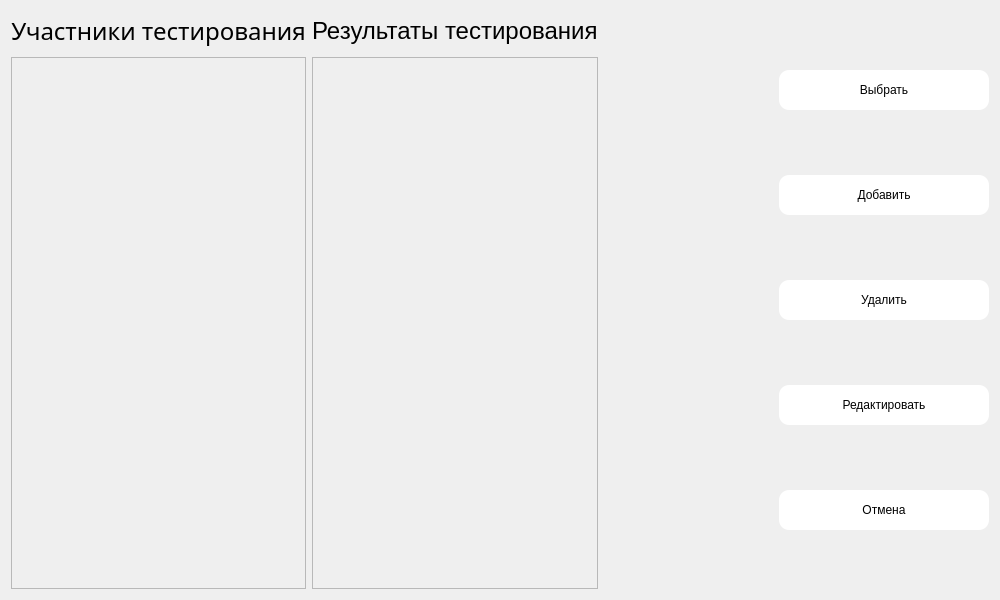
<?xml version="1.0" encoding="UTF-8"?>
<ui version="4.0">
 <class>PsychoResultWidget</class>
 <widget class="QWidget" name="PsychoResultWidget">
  <property name="geometry">
   <rect>
    <x>0</x>
    <y>0</y>
    <width>1000</width>
    <height>600</height>
   </rect>
  </property>
  <property name="windowTitle">
   <string>Form</string>
  </property>
  <property name="styleSheet">
   <string notr="true">QWidget#PsychoResultWidget {
            background-image: url(&quot;:/pictures/back.png&quot;);
}</string>
  </property>
  <layout class="QHBoxLayout" name="horizontalLayout">
   <item>
    <layout class="QVBoxLayout" name="verticalLayout_2">
     <item>
      <widget class="QLabel" name="scrollArea_label">
       <property name="minimumSize">
        <size>
         <width>0</width>
         <height>40</height>
        </size>
       </property>
       <property name="font">
        <font>
         <family>Malgun Gothic</family>
         <pointsize>18</pointsize>
        </font>
       </property>
       <property name="text">
        <string>Участники тестирования</string>
       </property>
       <property name="alignment">
        <set>Qt::AlignCenter</set>
       </property>
      </widget>
     </item>
     <item>
      <widget class="QScrollArea" name="scrollArea">
       <property name="widgetResizable">
        <bool>true</bool>
       </property>
       <widget class="QWidget" name="scrollAreaWidgetContents">
        <property name="geometry">
         <rect>
          <x>0</x>
          <y>0</y>
          <width>272</width>
          <height>532</height>
         </rect>
        </property>
        <layout class="QVBoxLayout" name="verticalLayout_3"/>
       </widget>
      </widget>
     </item>
    </layout>
   </item>
   <item>
    <layout class="QVBoxLayout" name="verticalLayout_4">
     <item>
      <widget class="QLabel" name="label_2">
       <property name="minimumSize">
        <size>
         <width>0</width>
         <height>40</height>
        </size>
       </property>
       <property name="font">
        <font>
         <pointsize>18</pointsize>
        </font>
       </property>
       <property name="text">
        <string>Результаты тестирования</string>
       </property>
      </widget>
     </item>
     <item>
      <widget class="QScrollArea" name="scrollArea_2">
       <property name="widgetResizable">
        <bool>true</bool>
       </property>
       <widget class="QWidget" name="scrollAreaWidgetContents_2">
        <property name="geometry">
         <rect>
          <x>0</x>
          <y>0</y>
          <width>285</width>
          <height>532</height>
         </rect>
        </property>
       </widget>
      </widget>
     </item>
    </layout>
   </item>
   <item>
    <spacer name="horizontalSpacer">
     <property name="orientation">
      <enum>Qt::Horizontal</enum>
     </property>
     <property name="sizeHint" stdset="0">
      <size>
       <width>184</width>
       <height>20</height>
      </size>
     </property>
    </spacer>
   </item>
   <item>
    <layout class="QVBoxLayout" name="verticalLayout">
     <item>
      <widget class="QPushButton" name="auth_pushButton">
       <property name="minimumSize">
        <size>
         <width>210</width>
         <height>40</height>
        </size>
       </property>
       <property name="styleSheet">
        <string notr="true">QPushButton {
	border-radius: 10px;
	background-color: rgb(255, 255, 255);
}
QPushButton:hover {
        background-color: rgba(216, 249, 255);
}</string>
       </property>
       <property name="text">
        <string>Выбрать</string>
       </property>
      </widget>
     </item>
     <item>
      <widget class="QPushButton" name="add_pushButton">
       <property name="minimumSize">
        <size>
         <width>210</width>
         <height>40</height>
        </size>
       </property>
       <property name="styleSheet">
        <string notr="true">QPushButton {
	border-radius: 10px;
	background-color: rgb(255, 255, 255);
}
QPushButton:hover {
        background-color: rgba(216, 249, 255);
}</string>
       </property>
       <property name="text">
        <string>Добавить</string>
       </property>
      </widget>
     </item>
     <item>
      <widget class="QPushButton" name="remove_pushButton">
       <property name="minimumSize">
        <size>
         <width>210</width>
         <height>40</height>
        </size>
       </property>
       <property name="styleSheet">
        <string notr="true">QPushButton {
	border-radius: 10px;
	background-color: rgb(255, 255, 255);
}
QPushButton:hover {
        background-color: rgba(216, 249, 255);
}</string>
       </property>
       <property name="text">
        <string>Удалить</string>
       </property>
       <property name="checkable">
        <bool>false</bool>
       </property>
      </widget>
     </item>
     <item>
      <widget class="QPushButton" name="edit_pushButton">
       <property name="minimumSize">
        <size>
         <width>210</width>
         <height>40</height>
        </size>
       </property>
       <property name="styleSheet">
        <string notr="true">QPushButton {
	border-radius: 10px;
	background-color: rgb(255, 255, 255);
}
QPushButton:hover {
        background-color: rgba(216, 249, 255);
}</string>
       </property>
       <property name="text">
        <string>Редактировать</string>
       </property>
      </widget>
     </item>
     <item>
      <widget class="QPushButton" name="cancel_pushButton">
       <property name="minimumSize">
        <size>
         <width>210</width>
         <height>40</height>
        </size>
       </property>
       <property name="styleSheet">
        <string notr="true">QPushButton {
	border-radius: 10px;
	background-color: rgb(255, 255, 255);
}
QPushButton:hover {
        background-color: rgba(216, 249, 255);
}</string>
       </property>
       <property name="text">
        <string>Отмена</string>
       </property>
      </widget>
     </item>
    </layout>
   </item>
  </layout>
 </widget>
 <resources/>
 <connections/>
</ui>
